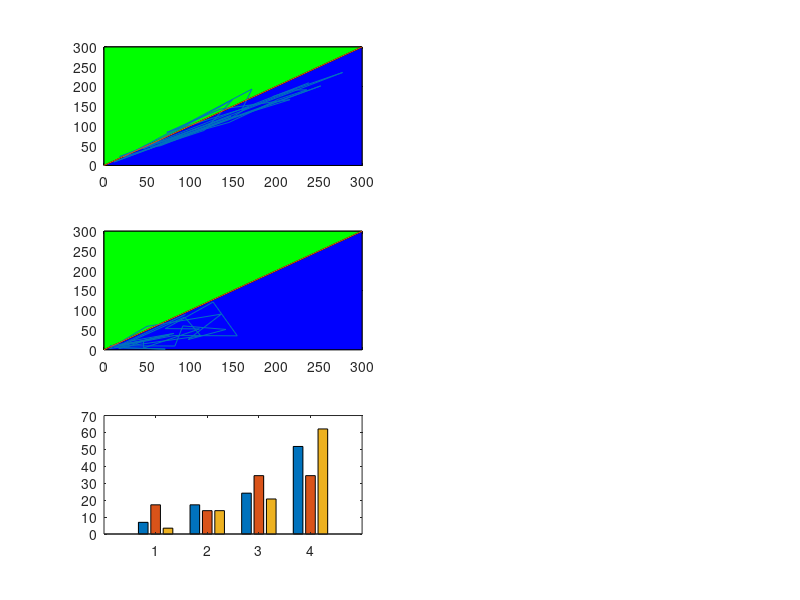

Write the MATLAB code that produced this figure. (Note: this script raises an error after producing the figure.)

clear
clc

load param_ThrePert_SB0AB0_25pc_OR.mat
load param_SameSA0SB0_OR.mat

unp=tri_types(nrr,:);
ind=tri_type_AB0ltSB0;
dir=tri_type_SB0ltAB0;

nr=length(tri_type_SB0ltAB0);

for ii=1:nr

    if tri_type_AB0ltSB0(ii)==1 
        M_state_AB0ltSB0(ii,1)=SNB_AB0ltSB0(ii,3)-SNB_AB0ltSB0(ii,4);
        H_state_AB0ltSB0(ii,1)=SNB_AB0ltSB0(ii,3)-SNB_AB0ltSB0(ii,2);
        Tri_Reg_AB0ltSB0(ii,1)=SNB_AB0ltSB0(ii,1)-SNB_AB0ltSB0(ii,4);
    elseif tri_type_AB0ltSB0(ii)==3
        M_state_AB0ltSB0(ii,1)=SNB_AB0ltSB0(ii,3)-SNB_AB0ltSB0(ii,4);
        H_state_AB0ltSB0(ii,1)=SNB_AB0ltSB0(ii,3)-SNB_AB0ltSB0(ii,2);
        Tri_Reg_AB0ltSB0(ii,1)=SNB_AB0ltSB0(ii,1)-SNB_AB0ltSB0(ii,2);
    elseif tri_type_AB0ltSB0(ii)==2 
        M_state_AB0ltSB0(ii,1)=SNB_AB0ltSB0(ii,1)-SNB_AB0ltSB0(ii,4);
        H_state_AB0ltSB0(ii,1)=SNB_AB0ltSB0(ii,3)-SNB_AB0ltSB0(ii,2);
        Tri_Reg_AB0ltSB0(ii,1)=SNB_AB0ltSB0(ii,3)-SNB_AB0ltSB0(ii,4);
    elseif tri_type_AB0ltSB0(ii)==4 
        M_state_AB0ltSB0(ii,1)=SNB_AB0ltSB0(ii,1)-SNB_AB0ltSB0(ii,4);
        H_state_AB0ltSB0(ii,1)=SNB_AB0ltSB0(ii,3)-SNB_AB0ltSB0(ii,2);
        Tri_Reg_AB0ltSB0(ii,1)=SNB_AB0ltSB0(ii,3)-SNB_AB0ltSB0(ii,2);
    end


    if tri_type_SB0ltAB0(ii)==1 
        M_state_SB0ltAB0(ii,1)=SNB_SB0ltAB0(ii,3)-SNB_SB0ltAB0(ii,4);
        H_state_SB0ltAB0(ii,1)=SNB_SB0ltAB0(ii,3)-SNB_SB0ltAB0(ii,2);
        Tri_Reg_SB0ltAB0(ii,1)=SNB_SB0ltAB0(ii,1)-SNB_SB0ltAB0(ii,4);
    elseif tri_type_SB0ltAB0(ii)==3
        M_state_SB0ltAB0(ii,1)=SNB_SB0ltAB0(ii,3)-SNB_SB0ltAB0(ii,4);
        H_state_SB0ltAB0(ii,1)=SNB_SB0ltAB0(ii,3)-SNB_SB0ltAB0(ii,2);
        Tri_Reg_SB0ltAB0(ii,1)=SNB_SB0ltAB0(ii,1)-SNB_SB0ltAB0(ii,2);
    elseif tri_type_SB0ltAB0(ii)==2
        M_state_SB0ltAB0(ii,1)=SNB_SB0ltAB0(ii,1)-SNB_SB0ltAB0(ii,4);
        H_state_SB0ltAB0(ii,1)=SNB_SB0ltAB0(ii,3)-SNB_SB0ltAB0(ii,2);
        Tri_Reg_SB0ltAB0(ii,1)=SNB_SB0ltAB0(ii,3)-SNB_SB0ltAB0(ii,4);
    elseif tri_type_SB0ltAB0(ii)==4
        M_state_SB0ltAB0(ii,1)=SNB_SB0ltAB0(ii,1)-SNB_SB0ltAB0(ii,4);
        H_state_SB0ltAB0(ii,1)=SNB_SB0ltAB0(ii,3)-SNB_SB0ltAB0(ii,2);
        Tri_Reg_SB0ltAB0(ii,1)=SNB_SB0ltAB0(ii,3)-SNB_SB0ltAB0(ii,2);
    end

end

ind_types=[sum(ind==1),sum(ind==2),sum(ind==3),sum(ind==4)];
ind_pc=ind_types.*100./sum(ind_types);

dir_types=[sum(dir==1),sum(dir==2),sum(dir==3),sum(dir==4)];
dir_pc=dir_types.*100./sum(dir_types);

unp_types=[sum(unp==1),sum(unp==2),sum(unp==3),sum(unp==4)];
unp_pc=unp_types.*100./sum(unp_types);



%%%%%%%%%%%%%%%%%%%%%%%%%%%%%%%%%%%%%%%%%%%%%%%%%%%%%%%%%%%%%%%%%%%%%%%%%%%


% Define the vertices of the triangle
x1 = [0, 300, 300];
y1 = [0, 0, 300];

% Plot the vertices
figure(4)
subplot(3,2,1)
plot(x1, y1, 'k-'); % Plot the lines connecting the vertices

% Fill the area of the triangle
% figure(4)
% subplot(3,3,1)
fill(x1, y1, 'b'); % Fill the triangle with blue color
hold on

% Define the vertices of the triangle
x2 = [0, 0, 300];
y2 = [0, 300, 300];

% Plot the vertices
% figure(4)
% subplot(3,3,1)
plot(x2, y2, 'k-'); % Plot the lines connecting the vertices

% Fill the area of the triangle
% figure(4)
% subplot(3,3,1)
fill(x2, y2, 'g'); % Fill the triangle with blue color
hold on

% figure(4)
% subplot(3,3,1)
plot(SNB_AB0ltSB0(:,1), SNB_SB0ltAB0(:,1))
hold on
plot([0,300],[0,300])

sn1_dir_gt_ind = find(SNB_SB0ltAB0(:,1)>SNB_AB0ltSB0(:,1));
sn1_dir_lt_ind = find(SNB_SB0ltAB0(:,1)<SNB_AB0ltSB0(:,1));
sn1_dir_eq_ind = find(SNB_SB0ltAB0(:,1)==SNB_AB0ltSB0(:,1));
tot_sn1 = length(sn1_dir_gt_ind)+length(sn1_dir_lt_ind)+length(sn1_dir_eq_ind);

sn1_cont=([length(sn1_dir_gt_ind),length(sn1_dir_lt_ind),length(sn1_dir_eq_ind)].*100./tot_sn1)

% Define the vertices of the triangle
x1 = [0, 300, 300];
y1 = [0, 0, 300];

% Plot the vertices
figure(4)
subplot(3,2,3)
plot(x1, y1, 'k-'); % Plot the lines connecting the vertices

% Fill the area of the triangle
% figure(4)
% subplot(2,2,2)
fill(x1, y1, 'b'); % Fill the triangle with blue color
hold on

% Define the vertices of the triangle
x2 = [0, 0, 300];
y2 = [0, 300, 300];

% Plot the vertices
% figure(4)
% subplot(2,2,2)
plot(x2, y2, 'k-'); % Plot the lines connecting the vertices

% Fill the area of the triangle
% figure(4)
% subplot(2,2,2)
fill(x2, y2, 'g'); % Fill the triangle with blue color
hold on

% subplot(2,2,2)
plot(M_state_AB0ltSB0,M_state_SB0ltAB0)
hold on
plot([0,300],[0,300])

m_dir_gt_ind = find(M_state_SB0ltAB0(:,1)>M_state_AB0ltSB0(:,1));
m_dir_lt_ind = find(M_state_SB0ltAB0(:,1)<M_state_AB0ltSB0(:,1));
m_dir_eq_ind = find(M_state_SB0ltAB0(:,1)==M_state_AB0ltSB0(:,1));
tot_m = length(m_dir_gt_ind)+length(m_dir_lt_ind)+length(m_dir_eq_ind);


mstate_cont=([length(m_dir_gt_ind),length(m_dir_lt_ind),length(m_dir_eq_ind)].*100./tot_m)

subplot(3,2,5)
bar([unp_pc;dir_pc;ind_pc]')
% set(gca, 'TickDir', 'out');

text(1:length(unp_pc),unp_pc,num2str(unp_pc'),'vert','bottom','horiz','center','Rotation',90); 

text(1:length(dir_pc),dir_pc,num2str(dir_pc'),'vert','bottom','horiz','center','Rotation',90); 

text(1:length(ind_pc),ind_pc,num2str(ind_pc'),'vert','bottom','horiz','center','Rotation',90); 

set(gca, 'XTickLabel',{'2U2D','1U2D','2U1D','1U1D'})
